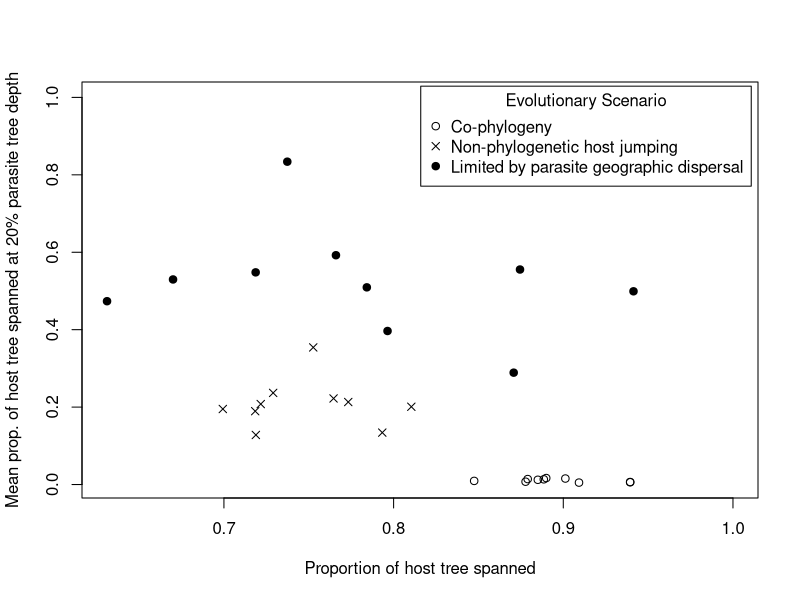

This chart was generated by the following R code:
dc = read.table('grand_summary_c.txt')
dn = read.table('grand_summary_n.txt')
dg = read.table('grand_summary_g.txt')
print(dc$V3)
print(dn$V3)
print(dg$V3)
minx = min(c(dc$V2, dn$V2, dg$V2))
maxx = max(c(1.0, dc$V2, dn$V2, dg$V2))
miny = min(c(dc$V3, dn$V3, dg$V3))
maxy = max(c(1.0, dc$V3, dn$V3, dg$V3))
pdf('scatter.pdf')
plot(dc$V2, dc$V3,
        type="p",
        pch=1,
        #axes=FALSE,
        xlim=c(minx, maxx),
        ylim=c(miny, maxy),
        xlab="Proportion of host tree spanned",
        ylab="Mean prop. of host tree spanned at 20% parasite tree depth")
points(dn$V2, dn$V3, pch=4)
points(dg$V2, dg$V3, pch=19)
legend("topright",
        inset=0.01,
        title="Evolutionary Scenario",
        c(  "Co-phylogeny",
            "Non-phylogenetic host jumping",
            "Limited by parasite geographic dispersal"),
        pch=c(1, 4, 19)
        )
dev.off()